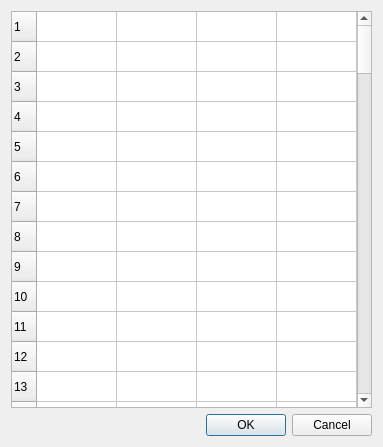
<?xml version="1.0" encoding="UTF-8"?>
<ui version="4.0">
 <class>Dialog</class>
 <widget class="QDialog" name="Dialog">
  <property name="geometry">
   <rect>
    <x>0</x>
    <y>0</y>
    <width>383</width>
    <height>447</height>
   </rect>
  </property>
  <property name="sizePolicy">
   <sizepolicy hsizetype="Fixed" vsizetype="Expanding">
    <horstretch>0</horstretch>
    <verstretch>35</verstretch>
   </sizepolicy>
  </property>
  <property name="minimumSize">
   <size>
    <width>383</width>
    <height>0</height>
   </size>
  </property>
  <property name="maximumSize">
   <size>
    <width>383</width>
    <height>16777215</height>
   </size>
  </property>
  <property name="windowTitle">
   <string>Dialog</string>
  </property>
  <layout class="QVBoxLayout" name="verticalLayout">
   <item>
    <widget class="QTableWidget" name="tableWidget">
     <property name="sizePolicy">
      <sizepolicy hsizetype="Expanding" vsizetype="Expanding">
       <horstretch>0</horstretch>
       <verstretch>30</verstretch>
      </sizepolicy>
     </property>
     <property name="wordWrap">
      <bool>true</bool>
     </property>
     <property name="cornerButtonEnabled">
      <bool>true</bool>
     </property>
     <property name="rowCount">
      <number>100</number>
     </property>
     <property name="columnCount">
      <number>4</number>
     </property>
     <attribute name="horizontalHeaderVisible">
      <bool>false</bool>
     </attribute>
     <attribute name="horizontalHeaderCascadingSectionResizes">
      <bool>false</bool>
     </attribute>
     <attribute name="horizontalHeaderDefaultSectionSize">
      <number>80</number>
     </attribute>
     <attribute name="horizontalHeaderHighlightSections">
      <bool>true</bool>
     </attribute>
     <row/>
     <row/>
     <row/>
     <row/>
     <row/>
     <row/>
     <row/>
     <row/>
     <row/>
     <row/>
     <row/>
     <row/>
     <row/>
     <row/>
     <row/>
     <row/>
     <row/>
     <row/>
     <row/>
     <row/>
     <row/>
     <row/>
     <row/>
     <row/>
     <row/>
     <row/>
     <row/>
     <row/>
     <row/>
     <row/>
     <row/>
     <row/>
     <row/>
     <row/>
     <row/>
     <row/>
     <row/>
     <row/>
     <row/>
     <row/>
     <row/>
     <row/>
     <row/>
     <row/>
     <row/>
     <row/>
     <row/>
     <row/>
     <row/>
     <row/>
     <row/>
     <row/>
     <row/>
     <row/>
     <row/>
     <row/>
     <row/>
     <row/>
     <row/>
     <row/>
     <row/>
     <row/>
     <row/>
     <row/>
     <row/>
     <row/>
     <row/>
     <row/>
     <row/>
     <row/>
     <row/>
     <row/>
     <row/>
     <row/>
     <row/>
     <row/>
     <row/>
     <row/>
     <row/>
     <row/>
     <row/>
     <row/>
     <row/>
     <row/>
     <row/>
     <row/>
     <row/>
     <row/>
     <row/>
     <row/>
     <row/>
     <row/>
     <row/>
     <row/>
     <row/>
     <row/>
     <row/>
     <row/>
     <row/>
     <row/>
     <column/>
     <column/>
     <column/>
     <column/>
    </widget>
   </item>
   <item>
    <widget class="QDialogButtonBox" name="buttonBox">
     <property name="orientation">
      <enum>Qt::Horizontal</enum>
     </property>
     <property name="standardButtons">
      <set>QDialogButtonBox::Cancel|QDialogButtonBox::Ok</set>
     </property>
    </widget>
   </item>
  </layout>
 </widget>
 <resources/>
 <connections>
  <connection>
   <sender>buttonBox</sender>
   <signal>accepted()</signal>
   <receiver>Dialog</receiver>
   <slot>accept()</slot>
   <hints>
    <hint type="sourcelabel">
     <x>248</x>
     <y>254</y>
    </hint>
    <hint type="destinationlabel">
     <x>157</x>
     <y>274</y>
    </hint>
   </hints>
  </connection>
  <connection>
   <sender>buttonBox</sender>
   <signal>rejected()</signal>
   <receiver>Dialog</receiver>
   <slot>reject()</slot>
   <hints>
    <hint type="sourcelabel">
     <x>316</x>
     <y>260</y>
    </hint>
    <hint type="destinationlabel">
     <x>286</x>
     <y>274</y>
    </hint>
   </hints>
  </connection>
 </connections>
</ui>
